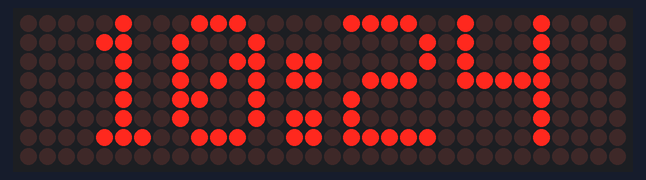
The sketch below on a simulated Arduino Uno, built with avr-gcc and run on an emulated ATmega328P. On the bench: 32×8 LED matrix. The local clock reads 2024-03-15 10:24:30 at power-on unless the sketch sets it.

Above: at 0.3 s.
At 15.9 s:
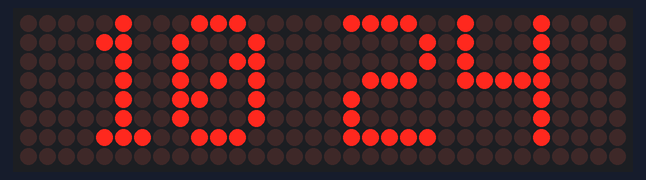
At 32.5 s:
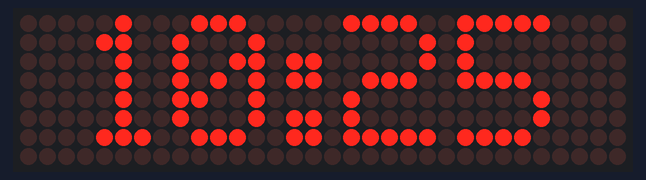
At 64.2 s:
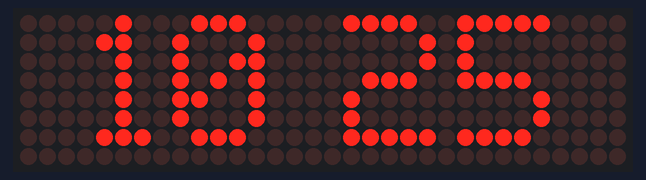
At 96.0 s:
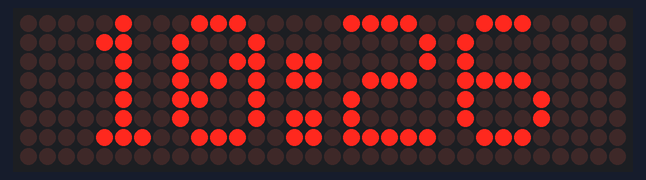
At 128.7 s:
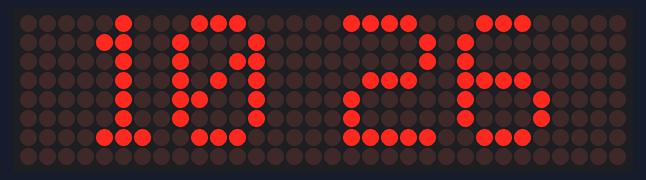

The sketch:

project.ino
```cpp
#include <MD_Parola.h>
#include <MD_MAX72xx.h>
#include <SPI.h>

// Time Libraries
#include <Wire.h>
#include <RTClib.h>

DS3231 rtc;

bool checkShowBullets = false;

#define HARDWARE_TYPE MD_MAX72XX::FC16_HW
#define MAX_DEVICES 4

#define CLK_PIN   13
#define DATA_PIN  11
#define CS_PIN    10

// Hardware SPI connection
MD_Parola Matrix = MD_Parola(HARDWARE_TYPE, CS_PIN, MAX_DEVICES);
uint8_t scrollSpeed = 25;    // default frame delay value
textEffect_t scrollEffect = PA_SCROLL_LEFT;
textPosition_t scrollAlign = PA_LEFT;
uint16_t scrollPause = 1000; // in milliseconds

char messageToDisplay[75] = "Sofronas";

void setup(void)
{
  Serial.begin(9600);

  while (!Serial) ; // wait for serial
  delay(200);
#ifdef AVR
  Wire.begin();
#else
  Wire1.begin(); // Shield I2C pins connect to alt I2C bus on Arduino Due
#endif
  rtc.begin();

  if (!rtc.isrunning()) {
    Serial.println("RTC is NOT running!");
    rtc.adjust(DateTime(__DATE__, __TIME__));
  }
  Matrix.begin();
  Matrix.setIntensity(0);
  Matrix.displayText("sofron", PA_CENTER, 0, 0, PA_PRINT, PA_NO_EFFECT);
}

void loop(void)
{
  String showTime = "";
  DateTime now1 = rtc.now();
  int h = now1.hour();
  int m = now1.minute();
  String hourString = ((h >= 10) ? String(h) : "0" + String(h));
  String minString = ((m >= 10) ? String(m) : "0" + String(m));
  if(checkShowBullets == false)
  {
    showTime = hourString + ":" + minString;
    checkShowBullets = true;
  } else {
    showTime = hourString + " " + minString;
    checkShowBullets = false;
  }
  Matrix.print(showTime);
//  delay(1000);
  delay(500);
}
```

Measured:
- what the display in image 0 shows lasts 0.5 s, from 0.2 s to 0.7 s
